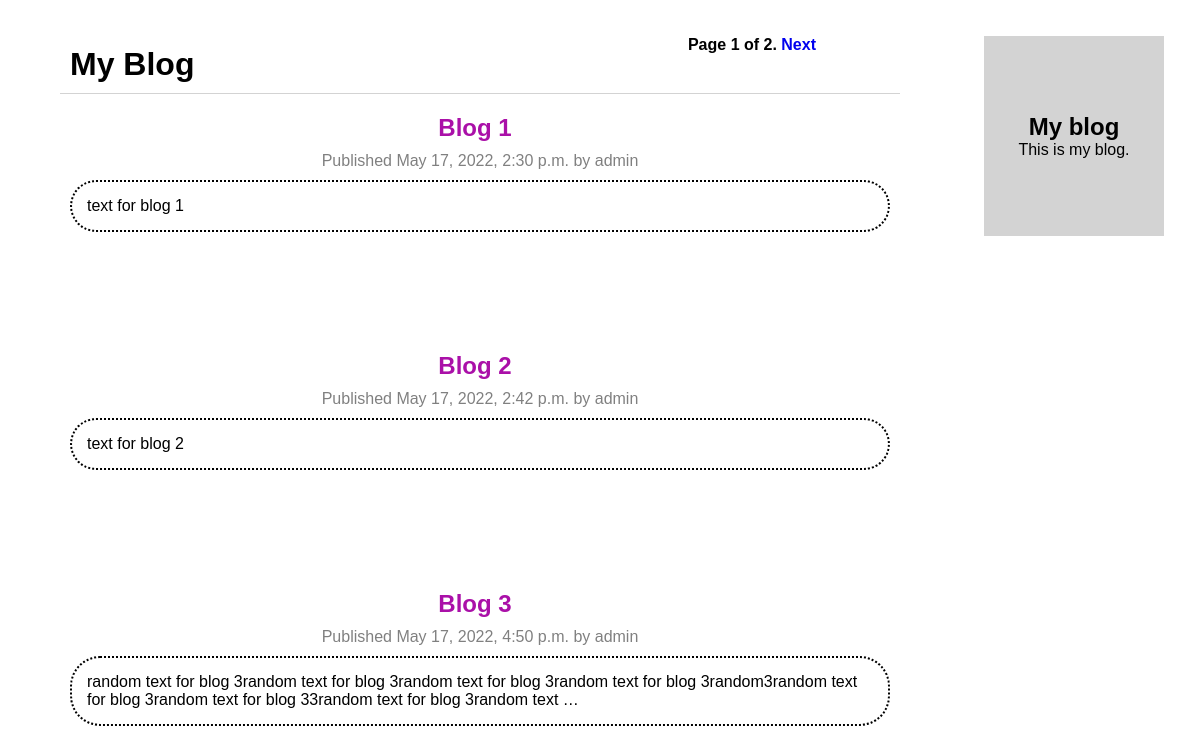
Screenshot of /blog/ with the database file from the repository.
### blog/models.py (models this page shows)
class Post(models.Model):
    STATUS_CHOICES = (
        ('draft', 'Draft'),
        ('published', 'Published'),
    )
    title = models.CharField(max_length=250)
    slug = models.SlugField(max_length=250, unique_for_date='publish')
    author = models.ForeignKey(User, related_name='blog_posts')
    body = models.TextField()
    publish = models.DateTimeField(default=timezone.now)
    created = models.DateTimeField(auto_now_add=True)
    updated = models.DateTimeField(auto_now=True)
    status = models.CharField(max_length=10, choices=STATUS_CHOICES, default='draft')
    def get_absolute_url(self):
        return reverse('blog:post_detail',
                       args=[self.publish.year,
                             self.publish.strftime('%m'),
                             self.publish.strftime('%d'),
                             self.slug])

### blog/views.py (the view)
class PostListView(ListView):
    queryset = Post.objects.get_queryset().filter(status='published')
    context_object_name = 'posts'
    paginate_by = 3
    template_name = 'blog/post/list.html'

### blog/templates/blog/post/list.html (shortened to what this page needs)
{% extends "blog/base.html" %}
{% block content %}
    <h1>My Blog</h1>
    {% for post in posts %}
        <div class="blog_info">
            <h2 class="blog_title">
                <a href="{{ post.get_absolute_url }}">{{ post.title }}</a>
            </h2>
            <p class="date">
                Published {{ post.publish }} by {{ post.author }}
            </p>
        </div>
        {{post.body|truncatewords:30|linebreaks}}
    {% endfor %}
    {% include "pagination.html" with page=page_obj %}
{% endblock %}

### blog/static/css/blog.css (style rules this page uses)
* { font-family: 'Museo Sans Cyrl', sans-serif; box-sizing:border-box; margin: 0; padding: 0; }
html { height: 100vh; }
a { text-decoration: none; }
body { position: relative; }
h1 { border-bottom: 1px solid lightgrey; padding: 10px; }
.date, .info { color: grey; }
#content .blog_info { text-align: center; }
#content .blog_title { margin: 20px 10px 10px 0; }
#content .blog_title a, #content .blog_title a:visited { padding-bottom: 5px; color: rgb(170, 16, 168); transition: all .6s; }
#content .date { margin: 0; padding: 0; border: none; }
#content p { margin: 10px 10px 120px 10px; padding: 15px; border: 2px dotted black; border-radius: 30px; }
#content .date { margin: 10px 0 10px 0; border: none; }

### rows the page displays
Post: title "Blog 1", publish "May 17, 2022, 2:30 p.m.", author "admin", body "text for blog 1"
Post: title "Blog 2", publish "May 17, 2022, 2:42 p.m.", author "admin", body "text for blog 2"
Post: title "Blog 3", publish "May 17, 2022, 4:50 p.m.", author "admin", body "random text for blog 3random text for blog 3random text for blog 3random text for blog 3random3random text for blog 3random text for blog 33random text for blog 3random text …"

### other values shown
{{ page.number }} "1"
{{ page.paginator.num_pages }} "2"
